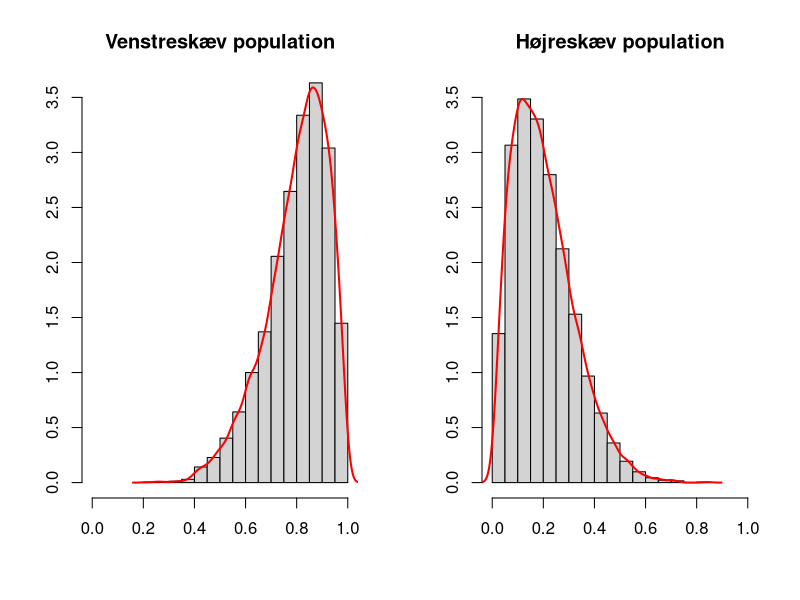
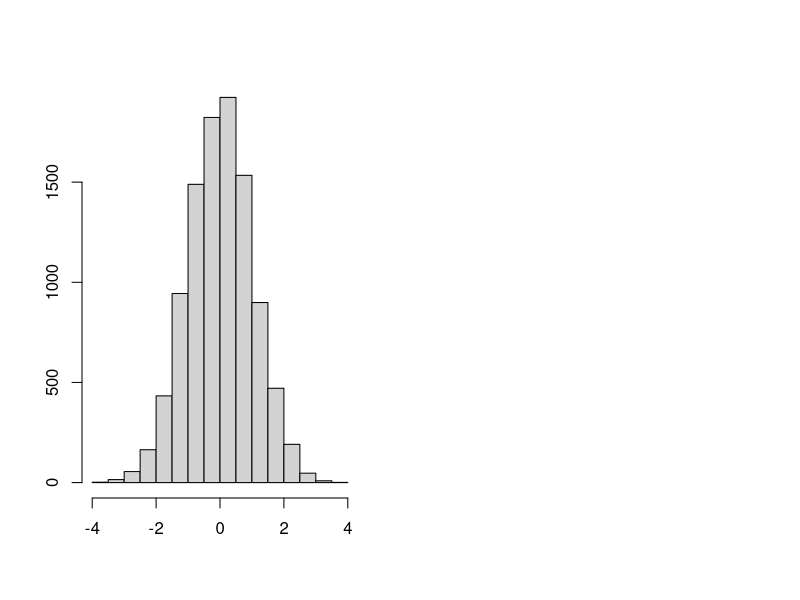

Here is the R script that generated these plots, in order:
## ---- chunk 1
n <- 10000
## ---- chunk 2
set.seed(1)

n <- 10000

pop_vs <- rbeta(n, shape1 = 8, shape2 = 2) # Venstreskæv population
pop_hs <- rbeta(n, shape1 = 2, shape2 = 8) # Højreskæv population
## ---- chunk 3
par(mfrow=c(1,2))
hist(pop_vs, main = "Venstreskæv population", ylab = "", xlab = "", xlim = c(0,1), ylim = c(0,3.5), prob = TRUE)
lines(density(pop_vs), col="red", lwd=2)
hist(pop_hs, main = "Højreskæv population", ylab = "", xlab = "", xlim = c(0,1), ylim = c(0,3.5), prob = TRUE)
lines(density(pop_hs), col="red", lwd=2)
## ---- chunk 4
pop_vs_mean <- mean(pop_vs)
pop_hs_mean <- mean(pop_hs)
## ---- chunk 5
pop_z <- rnorm(n) # Standard normaltfordelt population
## ---- chunk 6
hist(pop_z, main = "", ylab = "", xlab = "")
## ---- chunk 7
pop_z_mean <- mean(pop_z)
